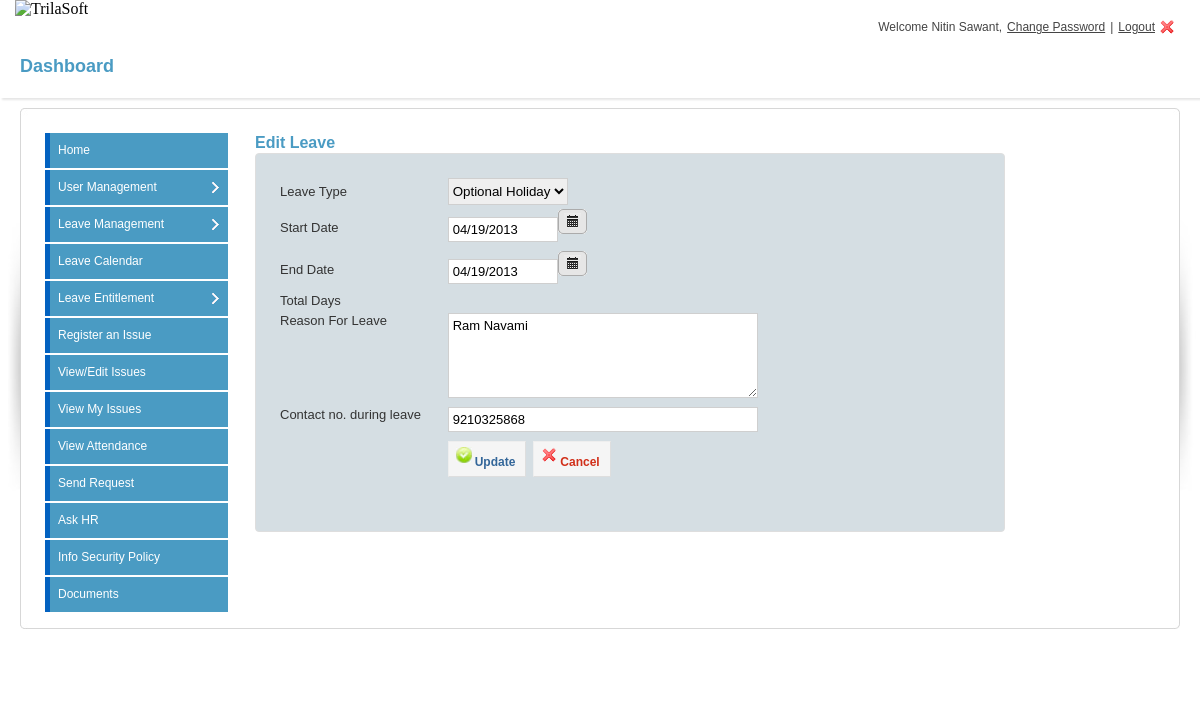
The app's page /editleave040413.php?lid=134 (signed in) with its own data.
### tables this page shows
CREATE TABLE `employee` (
  `empid` int(11) UNSIGNED NOT NULL,
  `empcode` varchar(20) NOT NULL,
  `type` int(11) NOT NULL,
  `username` varchar(200) NOT NULL,
  `password` varchar(200) NOT NULL,
  `doj` datetime NOT NULL,
  `supemail` varchar(100) NOT NULL,
  `fname` varchar(200) NOT NULL,
  `lname` varchar(200) NOT NULL,
  `email` varchar(200) NOT NULL,
  `address` text NOT NULL,
  `coraddress` text NOT NULL,
  `contact` varchar(20) NOT NULL,
  `emergencyno` varchar(20) NOT NULL,
  `designation` varchar(200) NOT NULL,
  `dob` datetime NOT NULL,
  `photo` varchar(200) NOT NULL,
  `department` int(11) UNSIGNED NOT NULL,
  `status` varchar(255) NOT NULL,
  `userstatus` varchar(100) NOT NULL DEFAULT 'active'
);

CREATE TABLE `leave` (
  `lid` int(11) UNSIGNED NOT NULL,
  `empid` int(11) NOT NULL,
  `fromdate` varchar(100) NOT NULL,
  `todate` varchar(100) NOT NULL,
  `fromtime` varchar(50) NOT NULL,
  `totime` varchar(50) NOT NULL,
  `leavetype` varchar(100) NOT NULL,
  `halfdaydetail` varchar(100) NOT NULL,
  `reason` text NOT NULL,
  `comment` text NOT NULL,
  `phone` varchar(50) NOT NULL,
  `reqname` varchar(100) NOT NULL,
  `reqemail` varchar(100) NOT NULL,
  `supemail` varchar(100) NOT NULL,
  `status` int(11) NOT NULL DEFAULT '0',
  `daycount` decimal(5,2) NOT NULL,
  `appdate` varchar(100) NOT NULL
);

### login.class.php (called while the page is built, shortened)
<?php
class Login{
    private $dbhost = 'localhost';
    private $dbuser = 'trilasof_dba';
    private $dbpass = 'redsky@123456';
    public function __construct(){
        $this->connect = mysql_connect($this->dbhost, $this->dbuser, $this->dbpass);
    }
    public function session_check() {
		if($_SESSION['permission'] != 'yes') {
                   header("location: index.php");
                    return 'you have no permission to see this page';
                }else{
                    return $_SESSION['username'];
                }
    }
}
?>

### editleave040413.php (the view, shortened to what this page needs)
<?php
include_once 'login.class.php';
$securearea = new Login();
$response = $securearea->session_check();
?>
<!DOCTYPE html>
<html>
<head>
<link rel="stylesheet" href="http://code.jquery.com/ui/1.9.2/themes/base/jquery-ui.css" />
<link rel="stylesheet" href="css/login-screen.css" type="text/css" media="screen" title="default" />
<link rel="stylesheet" href="css/form.css" type="text/css" media="screen" title="default" />
</head>
<body>
 <?php include('includes/header.php'); ?>
<div id="content-outer">
<div id="content">
	<div id="page-heading">
		<h1>Dashboard</h1>
	</div>
	<table border="0" width="100%" cellpadding="0" cellspacing="0" id="content-table">
	<tr>
		<th rowspan="3" class="sized"><img src="images/side_shadowleft.jpg" width="20" height="300" alt="" /></th>
		<th class="topleft"></th>
		<td id="tbl-border-top">&nbsp;</td>
		<th class="topright"></th>
		<th rowspan="3" class="sized"><img src="images/side_shadowright.jpg" width="20" height="300" alt="" /></th>
	</tr>
	<tr>
		<td id="tbl-border-left"></td>
		<td>
		<div id="content-table-inner">
			<div id="table-content">
			<div class="left_content">
           <?php
           include('includes/leftpanel.php');
           ?>
			</div>
    <div class="right_content">
          <div class="form">
         <h2>Edit Leave</h2>
         <?php
  $lid = urldecode("".stripslashes($_GET['lid'])."");
if($lid)
{
$sql = "Select * from `leave` where lid = ".$lid."";
$getleave = mysql_query($sql)or die(mysql_error());
$row = mysql_fetch_object($getleave);
?>
         <form action="" method="post" id="leaveform" onsubmit="return validateForm()">
         <div id="inputArea">
         <table width="100%" cellspacing="4" style="width:600px ; padding:10px" >
          <tr>
           <td>Leave Type</td>
           <td width="119"><select name="leavetype" id="leavetype" onchange="selleave()" onload="selleave()"  >
              <option value="Optional Holiday" <?php echo ($row->leavetype == 'Optional Holiday')?"selected='selected'":"" ?>>Optional Holiday</option>
           </select></td>
           <td width="237">
             </td>
         </tr>
         <tr><td width="139">Start Date</td><td colspan="2"><input type="text" name="startdate" value="<?php echo $row->fromdate; ?>" style="width:100px; display:inline" id="startdate"   />
           </td>
  </tr>
         <tr id="enddaterow">
           <td width="139">End Date</td>
           <td colspan="2"><input type="text" name="enddate" value="<?php echo $row->todate; ?>" style="width:100px; display:inline" id="enddate" onchange=""  /></td>
           </tr>
         <tr id="totalrow">
           <td>Total Days</td>
           <td colspan="2">
           </td>
         </tr>
         <tr>
           <td align="left" valign="top">Reason For Leave</td>
           <td colspan="2"><textarea name="reasons" id="reasons" cols="45" rows="5"><?php echo $row->reason; ?></textarea></td>
           </tr>
         <tr>
           <td align="left" valign="top">Contact no. during leave</td>
           <td colspan="2"><input type="text" name="phone" value="<?php echo $row->phone; ?>" id="phone" /></td>
         </tr>
         <tr>
           <td>&nbsp;</td>
           <td colspan="2"><div class="buttons" style="padding-left:0px;">
             <button type="submit" class="positive" name="update" id="save"><img src="images/apply2.png" alt=""/>Update</button>
              <button type="reset" class="negative" name="reset" id="save"><img src="images/cross.png" alt=""/>Cancel</button> </div></td>
         </tr>
         </table>
         </div>
        <div class="clear" style="padding-top:5px;"></div>
         </form>
        <?php
      }
      ?>
     	</div>
			</div>
		</div>
		</td>
		<td id="tbl-border-right"></td>
	</tr>
	<tr>
		<th class="sized bottomleft"></th>
		<td id="tbl-border-bottom">&nbsp;</td>
		<th class="sized bottomright"></th>
	</tr>
	</table>
	<div class="clear">&nbsp;</div>
</div>
<div class="clear">&nbsp;</div>
</div>
<div class="clear">&nbsp;</div>
</body>
</html>

### calendar/includes/header.php (shortened to what this page needs)
<div id="logo"> <img src="http://trilasoft.com/images/logo.png" alt="TrilaSoft" title="TrilaSoft"  />
</div>
 <div class="right_header">
<?php
if(isset($response))
{
$empid = $response;
$sql = "Select *from `employee` where `username` = '$empid'";
$res=mysql_query($sql)or die(mysql_error());
$row=mysql_fetch_object($res);
echo "Welcome " . $row->fname." ".$row->lname.", " ;
?>
<a href="changepass.php?sessid=<?php echo $_SESSION['sessid']; ?>" class="settings">Change Password</a> | <a href="index.php?val=0" class="logout">Logout</a>
</div>
<?php
}
else{
header('Location:index.php');
}
?>

### css/login-screen.css (style rules this page uses)
* { margin: 0; padding: 0; }
#logo { margin: 0px 0 11px 15px; }
img { border: 0; }
form { margin: 0; padding: 0; }
#logo { width:200px; z-index:1; top: 14px; left: 0px; float:left; }
.right_header { display: flex; flex-flow: row wrap; justify-content: flex-end; text-align:right; color:#444; padding:20px 20px 0 0px; font-family:Arial,Helvetica,sans-serif; font-size:12px; }
.right_header a { margin:0 5px 0 5px; text-decoration:underline; color:#444; font-family:Arial,Helvetica,sans-serif; }
.right_header a.logout { background:url(../images/user_logout.png) no-repeat right; padding-right:20px; font-family:Arial,Helvetica,sans-serif; }
#content-outer { background: url(../images/content_repeat.png) repeat-x; }
#content { color: #333; font-family: Arial, Helvetica, sans-serif; font-size: 12px; line-height: 18px; margin: 0 auto 0 auto; max-width: 100%; min-width: 780px; padding: 0px 0px 30px 0px; }
#content-table { font-size: 0px; line-height: 0px; }
#content-table th.sized { height: 15px; width: 15px; padding: 0; margin: 0; font-size: 0px; line-height: 0px; }
#content-table-inner { font-size: 12px; line-height: 12px; padding: 10px 0 20px 0; }
#tbl-border-top { background: url(../images/border_bit.jpg) top repeat-x; line-height: 0;font-size: 0px; height: 15px; }
#tbl-border-bottom { background: url(../images/border_bit.jpg) bottom repeat-x; line-height: 0;font-size: 0px; height: 15px; }
#tbl-border-left { background: url(../images/border_bit.jpg) left repeat-y; }
#tbl-border-right { background: url(../images/border_bit.jpg) right repeat-y; }
#table-content { line-height: 16px; margin: 0 10px 10px 10px; min-height: 300px; }
.topleft { background: url(../images/corner_top_left.jpg) no-repeat; width:15px; height:15px; }
.topright { background: url(../images/corner_top_right.jpg) no-repeat; width:15px; height:15px; }
.bottomleft { background: url(../images/corner_bottom_left.jpg) no-repeat; width:15px; height:15px; }
.bottomright { background: url(../images/corner_bottom_right.jpg) no-repeat; width:15px; height:15px; }
#page-heading { margin: 0px 0 10px 0px; background: #fff; box-shadow: 2px 2px 2px rgba(0, 0, 0, 0.1); padding: 20px 0px 20px 20px; }
h1 { color: #4a9bc3 !important; font-family: Arial, Helvetica, sans-serif !important; font-size: 18px !important; line-height: 24px !important; font-weight: bold !important; }
h2 { color: #4a9bc3 !important; font-size: 16px !important; font-weight: bold !important; line-height: 20px !important; margin-bottom: 10px !important; }
.h1, .h2, .h3, .h4, .h5, .h6, h1, h2, h3, h4, h5, h6 { margin-bottom:0px !important; }
*, *::after, *::before { box-sizing: inherit !important; }
.left_content { width:180px; float:left; padding:0px; }
.right_content { width:750px; float:left; padding:0px 0 0 30px; }

### css/form.css (style rules this page uses)
#inputArea { background-color: #d5dee3; border: 1px solid #DEDEDE; border-radius: .25rem; font-family: Arial,Sans-Serif; font-size: 13px; padding: 10px 10px 40px; width: auto; }
#inputArea input, #inputArea textarea { font-family: Arial, Sans-Serif; font-size: 13px; margin-bottom: 5px; display: block; padding: 4px; width: 300px; border:1px solid #cfcfcf; }
select { border:1px solid #cfcfcf; height:25px; }
.buttons a, .buttons button { display:block; float:left; margin:0 7px 0 0; background-color:#f5f5f5; border:1px solid #dedede; border-top:1px solid #eee; border-left:1px solid #eee; font-family:"Lucida Grande", Tahoma, Arial, Verdana, sans-serif; font-size:12px; line-height:140%; text-decoration:none; font-weight:bold; color:#565656; cursor:pointer; padding:5px 10px 6px 7px; }
.buttons button { width:auto; overflow:visible; padding:4px 10px 3px 7px; }
.buttons button[type] { padding:5px 10px 5px 7px; line-height:17px; }
.buttons button img, .buttons a img { margin:0 3px 3px 0 !important; padding:0; border:none; width:16px; height:16px; }
button.positive, .buttons a.positive { color:#336699; }
.buttons a.negative, button.negative { color:#d12f19; }

### records on screen
employee: fname "Nitin", lname "Sawant"
leave: leavetype "Optional Holiday", startdate "04/19/2013", enddate "04/19/2013", reasons "Ram Navami", phone "9210325868"
